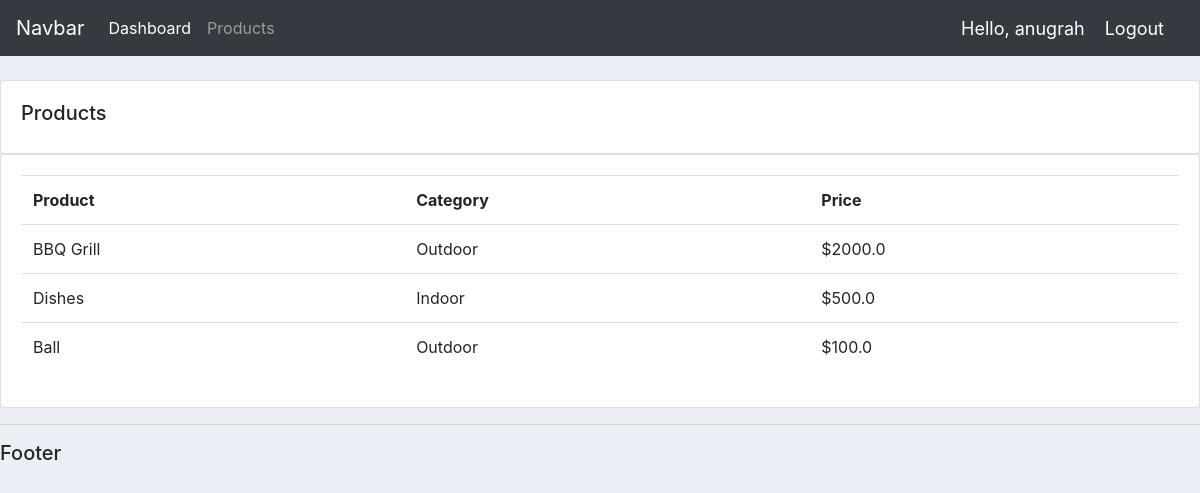
Screenshot of /products/ (signed in) with the database file from the repository.
### accounts/models.py (models this page shows, shortened)
class Product(models.Model):
    CATEGORY = (
        ('Indoor', 'Indoor'),
        ('Outdoor', 'Outdoor'),
    )
    name = models.CharField(max_length=200, null=True)
    price = models.FloatField(null=True)
    category = models.CharField(max_length=200, null=True, choices=CATEGORY)
    description = models.TextField()
    date_created = models.DateTimeField(auto_now_add=True, null=True, blank=True)
    tags = models.ManyToManyField(Tag)

### accounts/views.py (the view)
# urls.py: path('products/', views.products, name="products"),
@login_required(login_url='login')
def products (request):
    products = Product.objects.all()
    return render(request, 'accounts/products.html', {'products':products})

### accounts/templates/accounts/products.html
{% extends 'accounts/main.html' %}
{% block content %}
<br>
<div class="row">
	<div class="col-md">
		<div class="card card-body">
			<h5>Products</h5>
		</div>
		<div class="card card-body">
			<table class="table">
				<tr>
					<th>Product</th>
					<th>Category</th>
					<th>Price</th>
				</tr>
				{% for product in products %}
					<tr>
						<td>{{product.name}}</td>
						<td>{{product.category}}</td>
						<td>${{product.price}}</td>
					</tr>
				{% endfor %}
			</table>
		</div>
	</div>
</div>
{% endblock %}

### accounts/templates/accounts/navbar.html (shortened to what this page needs)
<nav class="navbar navbar-expand-lg navbar-dark bg-dark">
    <a class="navbar-brand" href="#">Navbar</a>
    <div class="collapse navbar-collapse" id="navbarNav">
      <ul class="navbar-nav">
        <li class="nav-item active">
          <a class="nav-link" href="{% url 'home' %}">Dashboard</a>
        </li>
        <li class="nav-item">
          <a class="nav-link" href="{% url 'products' %}">Products</a>
        </li>
      </ul>
    </div>
    <span class="hello-msg">Hello, {{request.user}}</span>
    <span><a class="hello-msg" href="{% url 'logout' %}">Logout</a></span>
  </nav>

### static/css/main.css (style rules this page uses)
body { background-color: #ebeff5; }

### accounts/templates/accounts/navbar.html (style rules this page uses)
.hello-msg { font-size: 18px; color: #fff; margin-right: 20px; }

### rows the page displays
Product: name "BBQ Grill", category "Outdoor", price "2000.0"
Product: name "Dishes", category "Indoor", price "500.0"
Product: name "Ball", category "Outdoor", price "100.0"

### other values shown
{{ request.user }} "anugrah"
